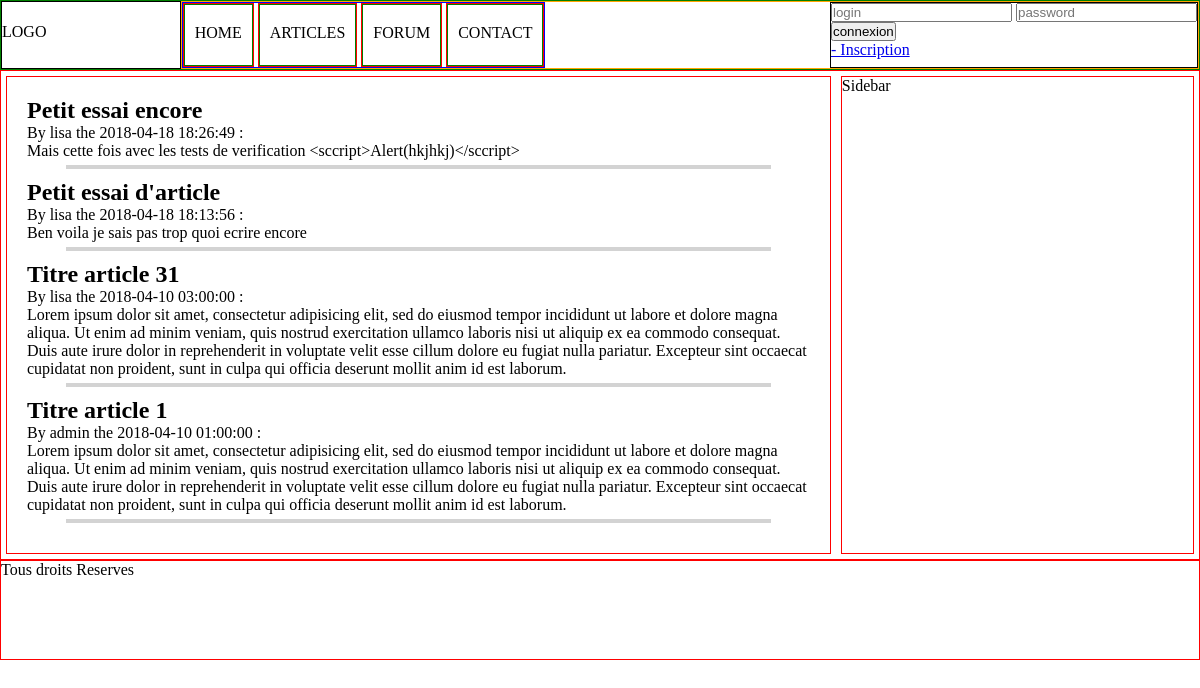
Page /monCode/index.php?c=article&a=getArticles on the committed database.
### tables this page shows
CREATE TABLE `article` (
  `art_id` int(11) NOT NULL,
  `art_title` varchar(255) NOT NULL,
  `art_content` text NOT NULL,
  `art_image` varchar(255) DEFAULT NULL,
  `art_created` datetime NOT NULL,
  `art_enabled` tinyint(1) NOT NULL DEFAULT '1',
  `use_id` int(11) NOT NULL
);

CREATE TABLE `user` (
  `use_id` int(11) NOT NULL,
  `use_login` varchar(255) NOT NULL,
  `use_password` varchar(255) NOT NULL,
  `use_role` varchar(255) DEFAULT 'ROLE_USER',
  `use_last_login` datetime NOT NULL,
  `use_created` datetime NOT NULL
);

### monCode/controllers/ArticleController.php (called while the page is built, shortened)
<?php
class ArticleController extends CoreController
{
    public function getArticlesAction(array $errors=[])
    {
        $data = $this->getModel()->getArticles();
        $this->render('articles', $data);
    }
}
?>

### monCode/index.php (called while the page is built, shortened)
<?php
$param_init = [
	'c' => DEFAULT_CONTROLLER,
	'a' => DEFAULT_ACTION
];
$param = array_merge($param_init, $_GET);
$controller = new $controllerName();
$controller->setParam($_GET);
$controller->setData($_POST);
$controller->trigger($param['a']);
?>

### monCode/models/CoreModel.php (called while the page is built, shortened)
<?php
abstract class CoreModel
{
	protected static $pdo;
	public function __construct()
	{
		if(self::$pdo==null){
			self::$pdo = new PDO('mysql:host='.DB_HOST.';dbname='.DB_NAME.';charset=utf8;', DB_USER, DB_PASS,
				[PDO::ATTR_ERRMODE => PDO::ERRMODE_EXCEPTION]);
		}
	}
	protected function makeStatement(string $sql, array $params=[])
	{
		$rqt = self::$pdo->prepare($sql);
        return $rqt->execute() ? $rqt : false;
	}
	protected function makeSelect(string $sql, array $params=[])
	{
		$rqt = $this->makeStatement($sql, $params);
		return ($data = $rqt->fetchAll(PDO::FETCH_ASSOC)) ? $data : false;
	}
}
?>

### monCode/models/ArticleModel.php (called while the page is built, shortened)
<?php
class ArticleModel extends CoreModel
{
	public function getArticles(int $enabled=NULL, string $order=NULL)
	{
		$sql =
		'
		SELECT article.*, user.use_login FROM `article`
		LEFT JOIN `user` ON article.use_id = user.use_id
		';
		if (is_null($enabled))
			$sql .= 'WHERE art_enabled=1';
		$sql .= ($order=='ASC') ? ' ORDER BY art_id ASC ': ' ORDER BY art_id DESC ';
		return $this->makeSelect($sql);
	}
}
?>

### monCode/views/articles.php (the view, shortened to what this page needs)
<div class="articles_wrap">
	<?php
	foreach ($data as $article) {
		$article_view =
		'
		<div class="article_card">
			<a href="'.get_article.$article['art_id'].'">
				<h2 class="article_title">'.$article['art_title'].'</h2>
				<p>By '.$article['use_login'].' the '.$article['art_created'].' :</p>
				<div class="article_image">'.$article['art_image'].'</div>
				<div class="article_content">'.$article['art_content'].'</div>
			</a>
			<hr />
		</div>
		';
		echo $article_view;
	}
	?>
</div>

### monCode/assets/css/style.css (style rules this page uses)
body { margin: 0; padding: 0; }
* { box-sizing: border-box; margin: 0; padding: 0; }
.article_card a { text-decoration: none; color: black; }
.article_card hr { border: 2px solid lightgrey; width: 90%; margin: auto; margin-top: 5px; margin-bottom: 10px; }

### rows in the picture
article: art_title "Petit essai encore", use.use_login "lisa", art_created "2018-04-18 18:26:49", art_content "Mais cette fois avec les tests de verification <sccript>Alert(hkjhkj)</sccript>"
article: art_title "Petit essai d'article", use.use_login "lisa", art_created "2018-04-18 18:13:56", art_content "Ben voila je sais pas trop quoi ecrire encore"
article: art_title "Titre article 31", use.use_login "lisa", art_created "2018-04-10 03:00:00", art_content "Lorem ipsum dolor sit amet, consectetur adipisicing elit, sed do eiusmod tempor incididunt ut labore et dolore magna aliqua. Ut enim ad minim veniam, quis nostrud exercitation ullamco laboris nisi ut aliquip ex ea commodo consequat. Duis aute irure dolor in reprehenderit in voluptate velit esse cillum dolore eu fugiat nulla pariatur. Excepteur sint occaecat cupidatat non proident, sunt in culpa qui officia deserunt mollit anim id est laborum."
article: art_title "Titre article 1", use.use_login "admin", art_created "2018-04-10 01:00:00", art_content "Lorem ipsum dolor sit amet, consectetur adipisicing elit, sed do eiusmod tempor incididunt ut labore et dolore magna aliqua. Ut enim ad minim veniam, quis nostrud exercitation ullamco laboris nisi ut aliquip ex ea commodo consequat. Duis aute irure dolor in reprehenderit in voluptate velit esse cillum dolore eu fugiat nulla pariatur. Excepteur sint occaecat cupidatat non proident, sunt in culpa qui officia deserunt mollit anim id est laborum."
